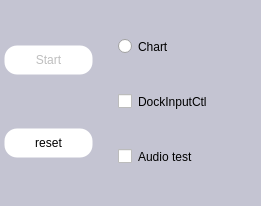
    <widget class="QWidget" name="widget_4" native="true">
     <property name="geometry">
      <rect>
       <x>230</x>
       <y>180</y>
       <width>261</width>
       <height>206</height>
      </rect>
     </property>
     <property name="styleSheet">
      <string notr="true">background-color: rgb(196, 196, 210);</string>
     </property>
     <widget class="QWidget" name="horizontalLayoutWidget">
      <property name="geometry">
       <rect>
        <x>-1</x>
        <y>-1</y>
        <width>294</width>
        <height>206</height>
       </rect>
      </property>
      <layout class="QHBoxLayout" name="horizontalLayout" stretch="1,2">
       <property name="spacing">
        <number>2</number>
       </property>
       <property name="leftMargin">
        <number>0</number>
       </property>
       <item>
        <layout class="QVBoxLayout" name="verticalLayout" stretch="1,1">
         <property name="spacing">
          <number>5</number>
         </property>
         <property name="sizeConstraint">
          <enum>QLayout::SetFixedSize</enum>
         </property>
         <property name="leftMargin">
          <number>3</number>
         </property>
         <property name="topMargin">
          <number>0</number>
         </property>
         <property name="rightMargin">
          <number>1</number>
         </property>
         <item>
          <widget class="QPushButton" name="Start_pushButton">
           <property name="enabled">
            <bool>false</bool>
           </property>
           <property name="sizePolicy">
            <sizepolicy hsizetype="Preferred" vsizetype="Fixed">
             <horstretch>0</horstretch>
             <verstretch>0</verstretch>
            </sizepolicy>
           </property>
           <property name="styleSheet">
            <string notr="true">background-color: rgb(255, 255, 255);
border-width: 5px;        
border-style: solid;
border-radius: 15px;
padding:5px;</string>
           </property>
           <property name="text">
            <string>Start</string>
           </property>
          </widget>
         </item>
         <item>
          <widget class="QPushButton" name="reset_pushButton">
           <property name="sizePolicy">
            <sizepolicy hsizetype="Preferred" vsizetype="Fixed">
             <horstretch>0</horstretch>
             <verstretch>0</verstretch>
            </sizepolicy>
           </property>
           <property name="styleSheet">
            <string notr="true">background-color: rgb(255, 255, 255);
border-width: 5px;        
border-style: solid;
border-radius: 15px;
padding:5px;</string>
           </property>
           <property name="text">
            <string>reset</string>
           </property>
          </widget>
         </item>
        </layout>
       </item>
       <item>
        <layout class="QVBoxLayout" name="verticalLayout_widget4" stretch="1,1,0">
         <property name="spacing">
          <number>0</number>
         </property>
         <property name="sizeConstraint">
          <enum>QLayout::SetDefaultConstraint</enum>
         </property>
         <property name="leftMargin">
          <number>20</number>
         </property>
         <property name="rightMargin">
          <number>5</number>
         </property>
         <item>
          <widget class="QRadioButton" name="Show_Chart_radioButton_3">
           <property name="sizePolicy">
            <sizepolicy hsizetype="Fixed" vsizetype="Fixed">
             <horstretch>0</horstretch>
             <verstretch>0</verstretch>
            </sizepolicy>
           </property>
           <property name="styleSheet">
            <string notr="true">font: 8pt &quot;Ubuntu&quot;;
background-color: rgb(255, 255, 255);
padding-top: 0px;
 padding-left: 0px;
 color: black;
 background-color: QLinearGradient( x1: 0, y1: 0, x2: 0, y2: 1, stop: 0 #FFFFFFF, stop: 0.5 #FFFFFF, stop: 0.5 #FFFFFF, stop: 0.9 #FFFFFF, stop: 1 #FFFFFF);
 selection-background-color: #FFFFFF;</string>
           </property>
           <property name="text">
            <string>Chart</string>
           </property>
           <property name="iconSize">
            <size>
             <width>0</width>
             <height>0</height>
            </size>
           </property>
          </widget>
         </item>
         <item>
          <widget class="QCheckBox" name="Show_dockinput_control_checkBox">
           <property name="styleSheet">
            <string notr="true">font: 8pt &quot;Ubuntu&quot;;
background-color: rgb(255, 255, 255);
padding-top: 0px;
 padding-left: 0px;
 color: black;
 background-color: QLinearGradient( x1: 0, y1: 0, x2: 0, y2: 1, stop: 0 #FFFFFFF, stop: 0.5 #FFFFFF, stop: 0.5 #FFFFFF, stop: 0.9 #FFFFFF, stop: 1 #FFFFFF);
 selection-background-color: #FFFFFF;</string>
           </property>
           <property name="text">
            <string>DockInputCtl</string>
           </property>
           <property name="checkable">
            <bool>true</bool>
           </property>
           <property name="tristate">
            <bool>false</bool>
           </property>
          </widget>
         </item>
         <item>
          <widget class="QCheckBox" name="checkBox">
           <property name="styleSheet">
            <string notr="true">font: 8pt &quot;Ubuntu&quot;;
background-color: rgb(255, 255, 255);
padding-top: 0px;
 padding-left: 0px;
 color: black;
 background-color: QLinearGradient( x1: 0, y1: 0, x2: 0, y2: 1, stop: 0 #FFFFFFF, stop: 0.5 #FFFFFF, stop: 0.5 #FFFFFF, stop: 0.9 #FFFFFF, stop: 1 #FFFFFF);
 selection-background-color: #FFFFFF;</string>
           </property>
           <property name="text">
            <string>Audio test</string>
           </property>
          </widget>
         </item>
        </layout>
       </item>
      </layout>
     </widget>
    </widget>
